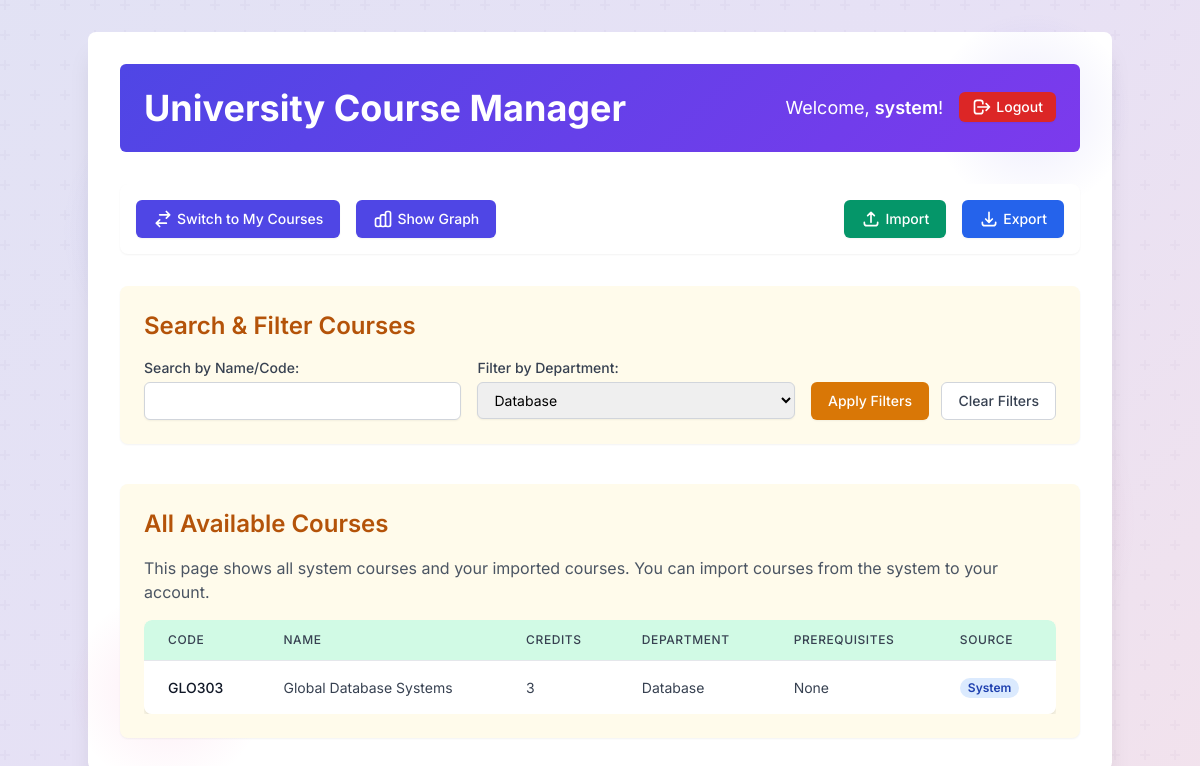
Page /app/all_courses.php?filter_department=Database (signed in) on the earlier database version.
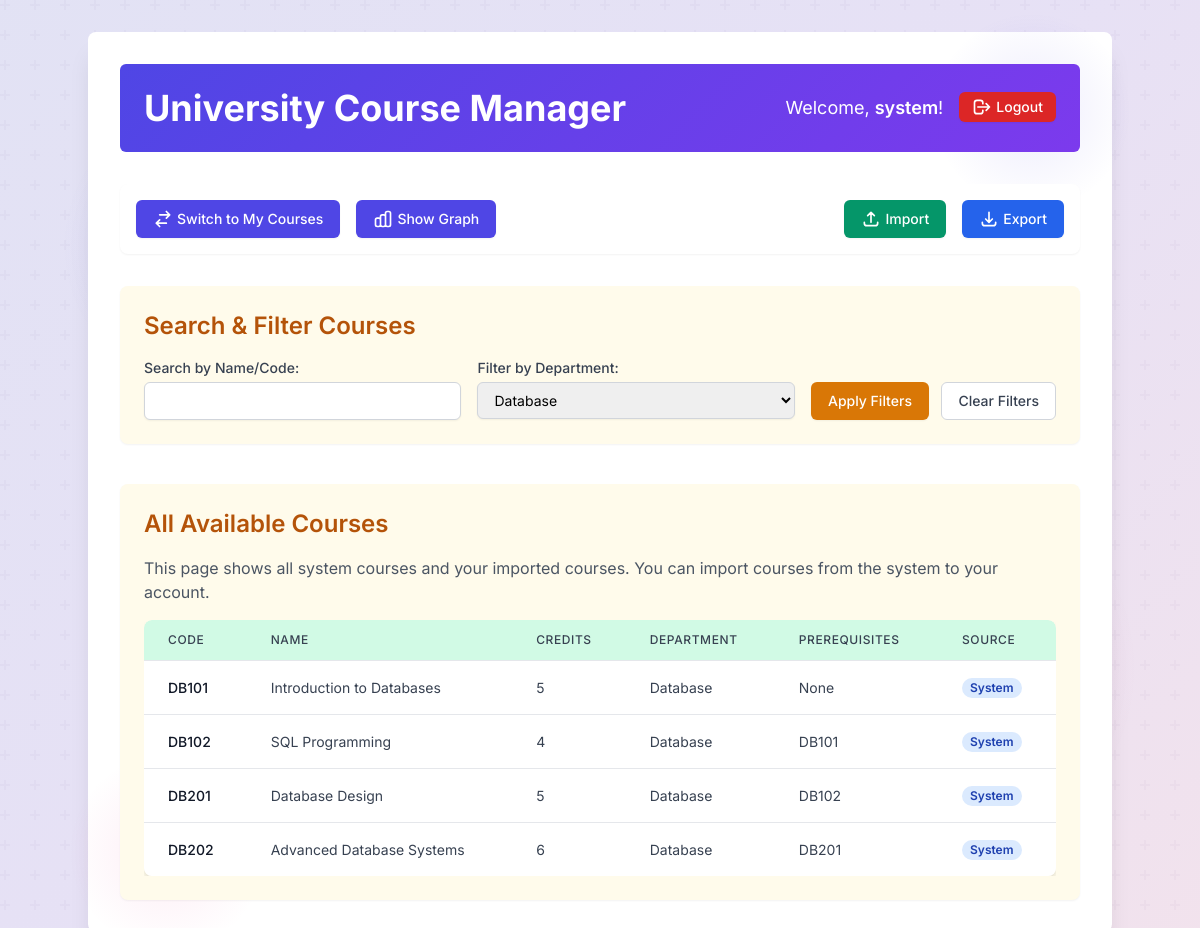
Same page on the later database version.
### tables this page shows
CREATE TABLE IF NOT EXISTS courses (
    user_id INT NOT NULL,
    course_code VARCHAR(20) NOT NULL,
    course_name VARCHAR(255) NOT NULL,
    credits INT NOT NULL,
    department ENUM('Mathematics', 'Software Technologies', 'Informatics', 'Database', 'English', 'Soft Skills', 'Other') NOT NULL DEFAULT 'Other',
    source_type ENUM('system', 'imported', 'added') NOT NULL DEFAULT 'added',
    created_at TIMESTAMP DEFAULT CURRENT_TIMESTAMP,
    PRIMARY KEY (user_id, course_code),
    FOREIGN KEY (user_id) REFERENCES users(id) ON DELETE CASCADE
);

### app/all_courses.php (called while the page is built, shortened)
<?php
require_once __DIR__ . '/config.php';
require_once __DIR__ . '/auth.php';
require_once __DIR__ . '/course_manager.php';
$current_user_id = $_SESSION['user_id'];
$system_user_id = getUserIdByUsername(SYSTEM_USERNAME);
$search_name = trim($_GET['search_name'] ?? '');
$filter_department = trim($_GET['filter_department'] ?? '');
$courses = getAllCoursesForUser($current_user_id, $system_user_id, $search_name, $filter_department);
$courses_to_display = $courses;
$departments_enum = DEPARTMENTS;
$current_search_name = $search_name;
$current_filter_department = $filter_department;
$system_user_id = $system_user_id;
include __DIR__ . '/templates/layout.php';
?>

### app/auth.php (called while the page is built, shortened)
<?php
require_once __DIR__ . '/config.php';
function isLoggedIn() {
    return isset($_SESSION['user_id']);
}
?>

### app/config.php (called while the page is built, shortened)
<?php
function getDbConnection() {
    $conn = new mysqli(DB_SERVER, DB_USERNAME, DB_PASSWORD, DB_NAME);
    return $conn;
}
function getUserIdByUsername($username) {
    $conn = getDbConnection();
    $user_id = null;
    $stmt = $conn->prepare("SELECT id FROM users WHERE username = ?");
    $stmt->bind_param("s", $username);
    $stmt->execute();
    $result = $stmt->get_result();
    if ($row = $result->fetch_assoc()) {
        $user_id = $row['id'];
    }
    return $user_id;
}
?>

### app/course_manager.php (called while the page is built, shortened)
<?php
require_once __DIR__ . '/config.php';
function getAllCoursesForUser($user_id, $system_user_id, $search = '', $department = '') {
    $conn = getDbConnection();
    $query = "
        SELECT c.*,
               GROUP_CONCAT(DISTINCT cd.prerequisite_course_code) as prerequisites
        FROM courses c
        LEFT JOIN course_dependencies cd ON c.user_id = cd.course_user_id AND c.course_code = cd.course_code
        WHERE (c.user_id = ? OR c.user_id = ?)
    ";
    $params = [$user_id, $system_user_id];
    $types = "ii";
    if (!empty($department)) {
        $query .= " AND c.department = ?";
        $params[] = $department;
        $types .= "s";
    }
    $query .= " GROUP BY c.user_id, c.course_code ORDER BY c.created_at DESC";
    $stmt = $conn->prepare($query);
    $stmt->bind_param($types, ...$params);
    $stmt->execute();
    $result = $stmt->get_result();
    $courses = [];
    while ($row = $result->fetch_assoc()) {
        $row['prerequisites'] = $row['prerequisites'] ? explode(',', $row['prerequisites']) : [];
        $courses[] = $row;
    }
    return $courses;
}
?>

### app/templates/all_courses.php (the view, shortened to what this page needs)
<div class="mb-10 p-6 bg-yellow-50 rounded-lg shadow-sm">
    <h2 class="text-2xl font-semibold text-yellow-700 mb-4">Search & Filter Courses</h2>
    <form action="all_courses.php" method="get" class="space-y-4 md:flex md:space-y-0 md:space-x-4">
        <div class="flex-1">
            <label for="search_name" class="block text-sm font-medium text-gray-700">Search by Name/Code:</label>
            <input type="text" id="search_name" name="search_name"
                   value="<?php echo htmlspecialchars($current_search_name); ?>"
                   class="mt-1 block w-full px-3 py-2 border border-gray-300 rounded-md shadow-sm focus:outline-none focus:ring-yellow-500 focus:border-yellow-500 sm:text-sm">
        </div>
        <div class="flex-1">
            <label for="filter_department" class="block text-sm font-medium text-gray-700">Filter by Department:</label>
            <select id="filter_department" name="filter_department"
                    class="mt-1 block w-full px-3 py-2 border border-gray-300 rounded-md shadow-sm focus:outline-none focus:ring-yellow-500 focus:border-yellow-500 sm:text-sm">
                <?php foreach ($departments_enum as $dept): ?>
                    <option value="<?php echo htmlspecialchars($dept); ?>"
                        <?php echo ($current_filter_department === $dept) ? 'selected' : ''; ?>>
                        <?php echo htmlspecialchars($dept); ?>
                    </option>
                <?php endforeach; ?>
            </select>
        </div>
        <div class="md:self-end">
            <button type="submit"
                    class="inline-flex items-center px-4 py-2 border border-transparent text-sm font-medium rounded-md shadow-sm text-white bg-yellow-600 hover:bg-yellow-700 focus:outline-none focus:ring-2 focus:ring-offset-2 focus:ring-yellow-500">
                Apply Filters
            </button>
            <?php if (!empty($current_search_name) || !empty($current_filter_department)): ?>
                <a href="all_courses.php" class="inline-flex items-center px-4 py-2 border border-gray-300 text-sm font-medium rounded-md text-gray-700 bg-white hover:bg-gray-50 ml-2">
                    Clear Filters
                </a>
            <?php endif; ?>
        </div>
    </form>
</div>
<div class="p-6 bg-yellow-50 rounded-lg shadow-sm">
    <h2 class="text-2xl font-semibold text-yellow-700 mb-4">All Available Courses</h2>
    <p class="text-gray-600 mb-4">This page shows all system courses and your imported courses. You can import courses from the system to your account.</p>
    <div class="overflow-x-auto">
        <table class="min-w-full divide-y divide-gray-200 shadow-md rounded-lg overflow-hidden">
            <thead class="bg-green-100">
                <tr>
                    <th scope="col" class="px-6 py-3 text-left text-xs font-medium text-gray-700 uppercase tracking-wider rounded-tl-lg">Code</th>
                    <th scope="col" class="px-6 py-3 text-left text-xs font-medium text-gray-700 uppercase tracking-wider">Name</th>
                    <th scope="col" class="px-6 py-3 text-left text-xs font-medium text-gray-700 uppercase tracking-wider">Credits</th>
                    <th scope="col" class="px-6 py-3 text-left text-xs font-medium text-gray-700 uppercase tracking-wider">Department</th>
                    <th scope="col" class="px-6 py-3 text-left text-xs font-medium text-gray-700 uppercase tracking-wider">Prerequisites</th>
                    <th scope="col" class="px-6 py-3 text-left text-xs font-medium text-gray-700 uppercase tracking-wider rounded-tr-lg">Source</th>
                </tr>
            </thead>
            <tbody class="bg-white divide-y divide-gray-200">
                <?php if (!empty($courses_to_display)): ?>
                    <?php foreach ($courses_to_display as $course): ?>
                        <tr class='hover:bg-gray-50'>
                            <td class='px-6 py-4 whitespace-nowrap text-sm font-medium text-gray-900'><?php echo htmlspecialchars($course['course_code']); ?></td>
                            <td class='px-6 py-4 whitespace-nowrap text-sm text-gray-700'><?php echo htmlspecialchars($course['course_name']); ?></td>
                            <td class='px-6 py-4 whitespace-nowrap text-sm text-gray-700'><?php echo htmlspecialchars($course['credits']); ?></td>
                            <td class='px-6 py-4 whitespace-nowrap text-sm text-gray-700'><?php echo htmlspecialchars($course['department']); ?></td>
                            <td class='px-6 py-4 text-sm text-gray-700'>
                                <?php
                                if (!empty($course['prerequisites'])) {
                                    $prereqs = is_array($course['prerequisites']) ? $course['prerequisites'] : explode(',', $course['prerequisites']);
                                    echo htmlspecialchars(implode(', ', $prereqs));
                                } else {
                                    echo 'None';
                                }
                                ?>
                            </td>
                            <td class='px-6 py-4 whitespace-nowrap text-sm text-gray-700'>
                                <?php if ($course['user_id'] === $system_user_id): ?>
                                    <span class="px-2 inline-flex text-xs leading-5 font-semibold rounded-full bg-blue-100 text-blue-800">System</span>
                                <?php else: ?>
                                    <span class="px-2 inline-flex text-xs leading-5 font-semibold rounded-full bg-green-100 text-green-800">
                                        <?php echo ucfirst($course['source_type']); ?>
                                    </span>
                                <?php endif; ?>
                            </td>
                        </tr>
                    <?php endforeach; ?>
                <?php else: ?>
                    <tr><td colspan='6' class='px-6 py-4 text-sm text-gray-500 text-center'>No courses found.</td></tr>
                <?php endif; ?>
            </tbody>
        </table>
    </div>
</div>

### app/templates/layout.php (shortened to what this page needs)
<?php
require_once __DIR__ . '/../config.php';
require_once __DIR__ . '/../auth.php';
?>
<!DOCTYPE html>
<html lang="en">
<head>
    <link href="https://cdn.jsdelivr.net/npm/tailwindcss@2.2.19/dist/tailwind.min.css" rel="stylesheet">
</head>
<body class="p-8">
    <div class="container mx-auto max-w-9xl bg-white rounded-lg shadow-xl p-8">
        <header class="flex justify-between items-center mb-8 rounded-md header-gradient p-6">
            <h1 class="text-4xl font-bold text-white">University Course Manager</h1>
            <?php if (isLoggedIn()): ?>
                <div class="text-lg text-white flex items-center">
                    <span>Welcome, <span class="font-semibold"><?php echo htmlspecialchars($_SESSION['username']); ?></span>!</span>
                    <form action="index.php" method="post" class="ml-4">
                        <button type="submit" name="logout"
                                class="inline-flex items-center px-3 py-1 border border-transparent text-sm font-medium rounded-md shadow-sm text-white bg-red-600 hover:bg-red-700 focus:outline-none focus:ring-2 focus:ring-offset-2 focus:ring-red-500">
                            <svg xmlns="http://www.w3.org/2000/svg" class="h-5 w-5 mr-1" fill="none" viewBox="0 0 24 24" stroke="currentColor">
                                <path stroke-linecap="round" stroke-linejoin="round" stroke-width="2" d="M17 16l4-4m0 0l-4-4m4 4H7m6 4v1a3 3 0 01-3 3H6a3 3 0 01-3-3V7a3 3 0 013-3h4a3 3 0 013 3v1" />
                            </svg>
                            Logout
                        </button>
                    </form>
                </div>
            <?php endif; ?>
        </header>
        <nav class="mb-8 bg-white rounded-lg shadow-sm p-4">
            <div class="flex space-x-4">
                <?php
                $current_page = basename($_SERVER['PHP_SELF']);
                $is_courses_view = in_array($current_page, ['index.php', 'all_courses.php']);
                if ($is_courses_view) {
                    $alternative_link = $current_page === 'index.php' ? 'all_courses.php' : 'index.php';
                    $alternative_view = $current_page === 'index.php' ? 'All Courses' : 'My Courses';
                    $graph_link = $current_page === 'index.php' ? 'my_courses_graph.php' : 'all_courses_graph.php';
                }
                ?>
                <?php if ($is_courses_view): ?>
                    <a href="<?php echo $alternative_link; ?>"
                        class="inline-flex items-center px-4 py-2 border border-transparent text-sm font-medium rounded-md shadow-sm text-white bg-indigo-600 hover:bg-indigo-700 focus:outline-none focus:ring-2 focus:ring-offset-2 focus:ring-indigo-500">
                        <svg xmlns="http://www.w3.org/2000/svg" class="h-5 w-5 mr-1" fill="none" viewBox="0 0 24 24" stroke="currentColor">
                            <path stroke-linecap="round" stroke-linejoin="round" stroke-width="2" d="M8 7h12m0 0l-4-4m4 4l-4 4m0 6H4m0 0l4 4m-4-4l4-4" />
                        </svg>
                        Switch to <?php echo $alternative_view; ?>
                    </a>
                    <a href="<?php echo $graph_link; ?>"
                        class="inline-flex items-center px-4 py-2 border border-transparent text-sm font-medium rounded-md shadow-sm text-white bg-indigo-600 hover:bg-indigo-700 focus:outline-none focus:ring-2 focus:ring-offset-2 focus:ring-indigo-500">
                        Show Graph
                    </a>
                    <div class="flex-grow"></div>
                    <?php if (strpos($_SERVER['PHP_SELF'], 'all_courses.php') !== false): ?>
                    <div class="flex items-center space-x-4">
                        <button onclick="document.getElementById('csvFileInput').click()"
                            class="inline-flex items-center px-4 py-2 border border-transparent text-sm font-medium rounded-md shadow-sm text-white bg-green-600 hover:bg-green-700 focus:outline-none focus:ring-2 focus:ring-offset-2 focus:ring-green-500">
                            <svg xmlns="http://www.w3.org/2000/svg" class="h-5 w-5 mr-1" fill="none" viewBox="0 0 24 24" stroke="currentColor">
                                <path stroke-linecap="round" stroke-linejoin="round" stroke-width="2" d="M4 16v1a3 3 0 003 3h10a3 3 0 003-3v-1m-4-8l-4-4m0 0L8 8m4-4v12" />
                            </svg>
                            Import
                        </button>
                        <button onclick="handleExport()"
                            class="inline-flex items-center px-4 py-2 border border-transparent text-sm font-medium rounded-md shadow-sm text-white bg-blue-600 hover:bg-blue-700 focus:outline-none focus:ring-2 focus:ring-offset-2 focus:ring-blue-500">
                            <svg xmlns="http://www.w3.org/2000/svg" class="h-5 w-5 mr-1" fill="none" viewBox="0 0 24 24" stroke="currentColor">
                                <path stroke-linecap="round" stroke-linejoin="round" stroke-width="2" d="M4 16v1a3 3 0 003 3h10a3 3 0 003-3v-1m-4-4l-4 4m0 0l-4-4m4 4V4" />
                            </svg>
                            Export
                        </button>
                    </div>
                    <?php endif; ?>
                <?php endif; ?>
            </div>
        </nav>
        <main>
            <?php include $content_template_path; ?>
        </main>
    </div>
</body>
</html>

### app/templates/layout.php (style rules this page uses)
body { font-family: 'Inter', sans-serif; background-color: #f3f4f6; position: relative; min-height: 100vh; overflow-x: hidden; }
body::before { content: ''; position: fixed; top: 0; left: 0; width: 100%; height: 100%; z-index: -1; }
.header-gradient { background: linear-gradient(135deg, #4F46E5 0%, #7C3AED 50%, #EC4899 100%); background-size: 200% 200%; animation: gradient 15s ease infinite; }
.container { position: relative; z-index: 1; }
.container::before { content: ''; position: absolute; top: -20px; right: -20px; width: 200px; height: 200px; background: radial-gradient(circle, rgba(79, 70, 229, 0.1) 0%, rgba(79, 70, 229, 0) 70%); border-radius: 50%; z-index: -1; }
.container::after { content: ''; position: absolute; bottom: -20px; left: -20px; width: 200px; height: 200px; background: radial-gradient(circle, rgba(236, 72, 153, 0.1) 0%, rgba(236, 72, 153, 0) 70%); border-radius: 50%; z-index: -1; }

Differences in the rows shown:
removed courses: course_code "GLO303", course_name "Global Database Systems", credits "3", department "Database", shows "None"
added courses: course_code "DB101", course_name "Introduction to Databases", credits "5", department "Database", shows "None", shows "System"
added courses: course_code "DB102", course_name "SQL Programming", credits "4", department "Database", prereqs "DB101", shows "System"
added courses: course_code "DB201", course_name "Database Design", credits "5", department "Database", prereqs "DB102", shows "System"
added courses: course_code "DB202", course_name "Advanced Database Systems", credits "6", department "Database", prereqs "DB201"
